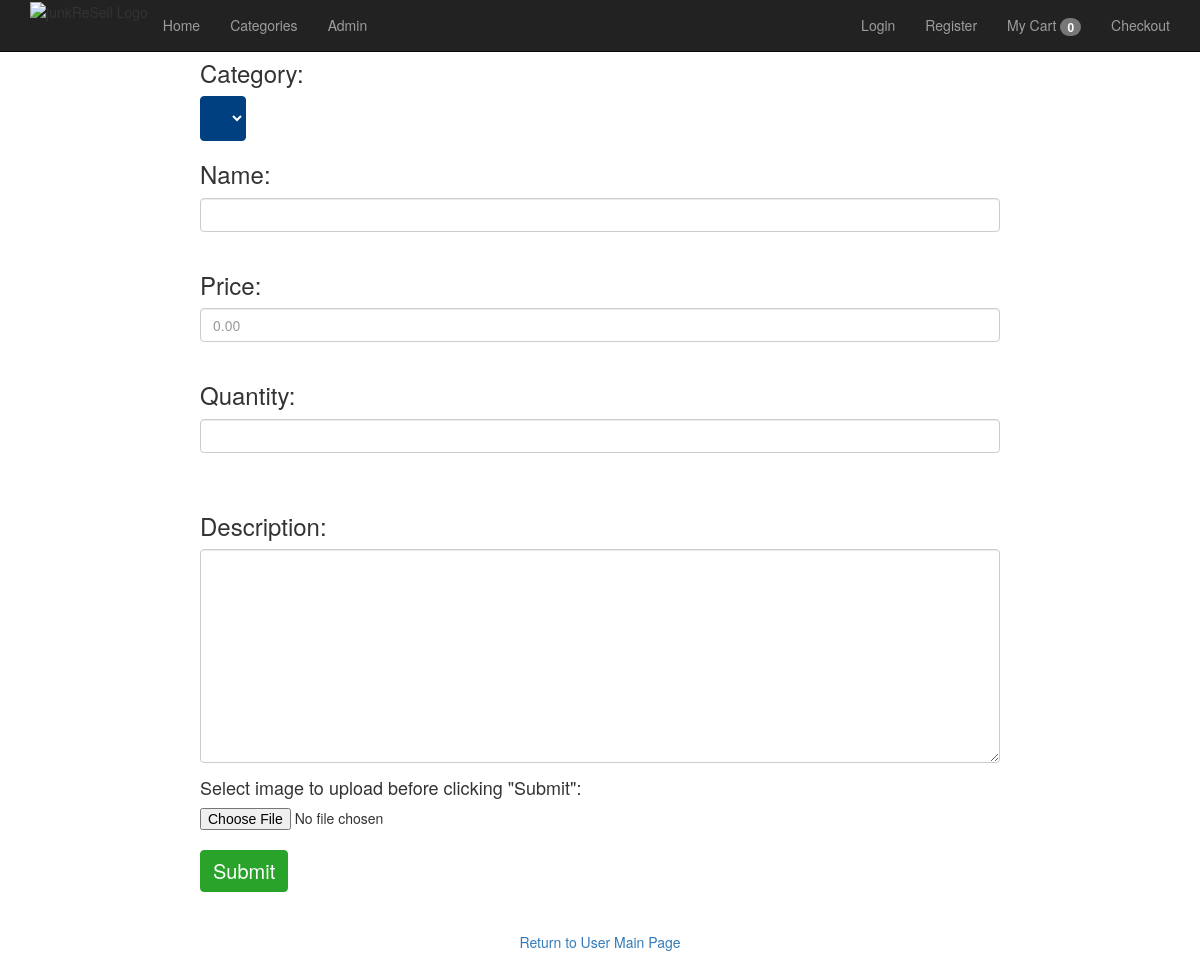
/account/editProduct.php?id=samsungTV, run on an earlier commit of the app's database.
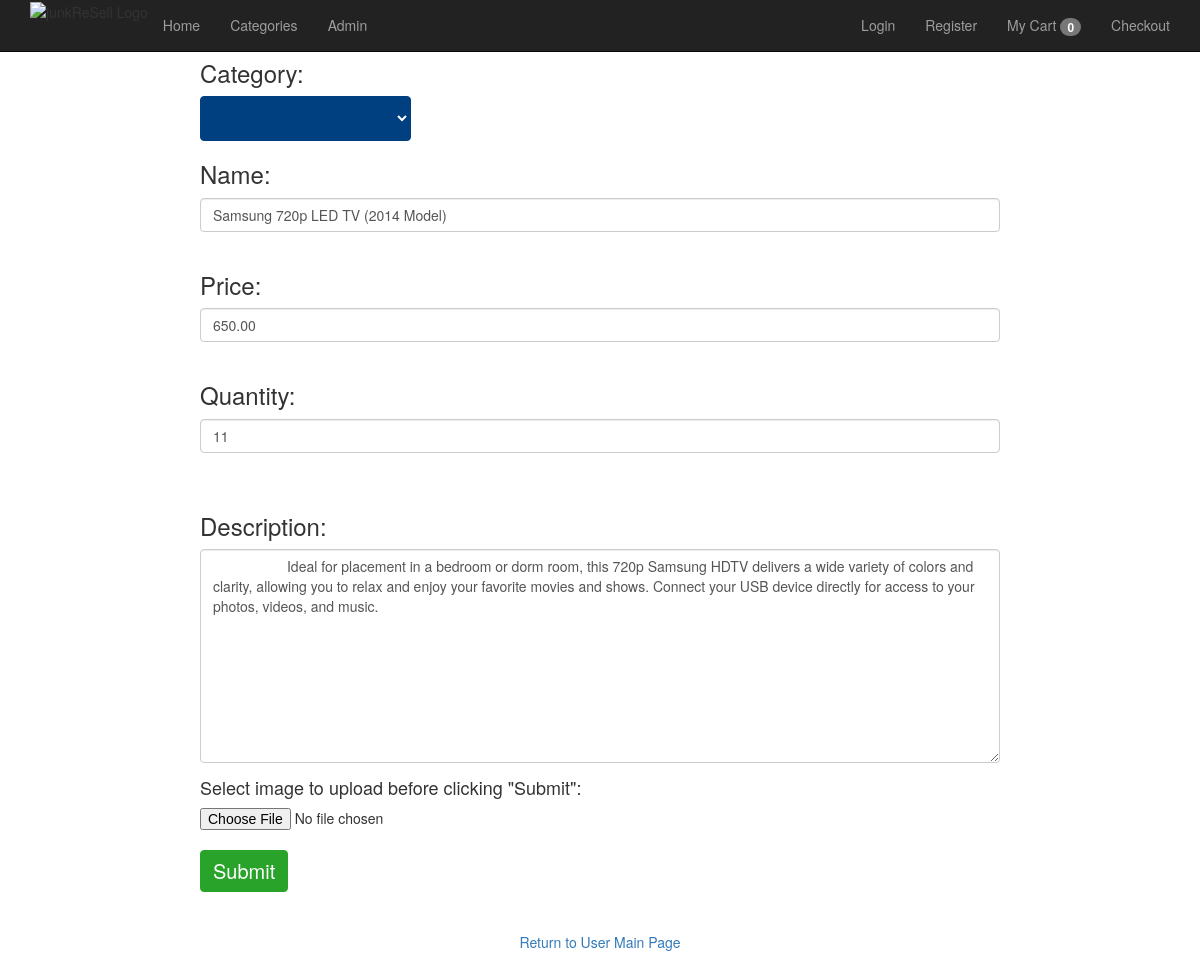
And on a later commit of the database.
### tables this page shows
CREATE TABLE `product` (
  `productID` int(11) NOT NULL,
  `categoryID` int(11) NOT NULL,
  `productName` varchar(100) NOT NULL,
  `addedBy` varchar(11) NOT NULL,
  `adminOrUserID` int(11) NOT NULL,
  `abbrvName` varchar(60) DEFAULT NULL,
  `productPrice` decimal(10,2) NOT NULL,
  `productQuantity` int(11) NOT NULL,
  `description` text NOT NULL,
  `dateAdded` date NOT NULL
);

### account/editProduct.php (the view, shortened to what this page needs)
<?php
  global $db;
  $productID = $_GET['id'];
	$query = "SELECT * FROM product
              WHERE abbrvName = '$productID'";
    $statement = $db->prepare($query);
    $statement->execute();
    $products = $statement->fetchAll();
    $queryAllCategories = 'SELECT * FROM category
                           ORDER BY categoryID';
    $statement2 = $db->prepare($queryAllCategories);
    $statement2->execute();
    $categories = $statement2->fetchAll();
?>
<?php include '../view/header.php'; ?>
    <main>
      <form method="POST" action="editProductConfirm.php?id=<?php echo $products[0]['abbrvName']; ?>"
            enctype="multipart/form-data"
            style="padding-left: 200px; padding-right: 200px">
      <h3>Category:</h3>
      <select name="category_id" class="btn btn-primary dropdown-toggle"
              type="button" data-toggle="dropdown"
              style="background-color: #004080; font-size: 20px; border-color:#004080;" required>
      <option disabled selected value></option>
     <?php foreach ($categories as $category) :
              if ($category['categoryID'] == $product['categoryID']){
                $selected = 'selected';
              }else{
                $selected = '';
              }
     ?>
      <option style="background-color:white; color:black;" value="<?php echo $category['categoryID']; ?>"<?php echo $selected ?>>
      </option>
     <?php endforeach; ?>
     </select><br>
      <div class="form-group">
        <h3>Name:</h3>
        <input type="text" name="name" class="form-control"
              value="<?php echo $products[0]['productName']; ?>" required><br>
      </div>
      <div class="form-group">
        <h3>Price:</h3>
        <input type="text" name="price" class="form-control" placeholder="0.00" pattern="^\d*(\.\d{2}$)?"
               value="<?php echo $products[0]['productPrice']; ?>" required><br>
      </div>
      <div class="form-group">
        <h3>Quantity:</h3>
        <input type="text" name="quantity" class="form-control"
               value="<?php echo $products[0]['productQuantity']; ?>" required><br><br>
      </div>
      <div class="form-group">
	       <h3>Description:</h3>
	       <textarea rows="10" cols="50" name="description"
                   class="form-control" required>
                   <?php echo $products[0]['description']; ?>
         </textarea>
      </div>
      <h4>Select image to upload before clicking "Submit":</h4>
      <input type="file" name="fileToUpload" id="fileToUpload"><br>
      <input id="button" type="submit" name="submit" value="Submit"
             class="btn btn-primary dropdown-toggle" data-toggle="dropdown"
             style="background-color: #29a329; font-size: 20px; border-color:#29a329;">
      </form><br><br>
      <p align="center"><a href="index.php">Return to User Main Page</a></p>
    </main>
  </body>
</html>

What changed in the data, as far as the page shows it:
added product: name "Samsung 720p LED TV (2014 Model)", price "650.00", quantity "11", description "Ideal for placement in a bedroom or dorm room, this 720p Samsung HDTV delivers a wide variety of colors and clarity, allowing you to relax and enjoy your favorite movies and shows. Connect your USB device directly for access to your photos, videos, and music."
